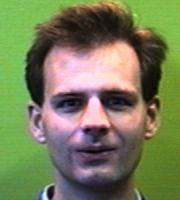
#> input picture db/training/anonym/anonym.10.jpg, 180 x 200 px, found by its file name; its folder holds only this picture in this run
$ python test.py
#> lines starting #> are read from the running program, lines starting #| are printed output that depends on the picture
#import OpenCV module
import cv2
#import os module for reading training data directories and paths
import os
#import numpy to convert python lists to numpy arrays as
#it is needed by OpenCV face recognizers
import numpy as np

#there is no label 0 in our training data so subject name for index/label 0 is empty
subjects=["","anonym","anonym1","anonym2","cwang","doraj"]


##### Prepare training data

# Preparing data step can be further divided into following sub-steps.
#
# 1. Read all the folder names of subjects/persons provided in training data folder. So for example, in this tutorial we have folder names: `s1, s2`.
# 2. For each subject, extract label number. **Do you remember that our folders have a special naming convention?** Folder names follow the format `sLabel` where
#    `Label` is an integer representing the label we have assigned to that subject. So for example, folder name `s1` means that the subject has label 1, s2 means
#     subject label is 2 and so on. The label extracted in this step is assigned to each face detected in the next step.
# 3. Read all the images of the subject, detect face from each image.
# 4. Add each face to faces vector with corresponding subject label (extracted in above step) added to labels vector.

#function to detect face using OpenCV
def detect_face(img):
    #convert the test image to gray image as opencv face detector expects gray images
    gray = cv2.cvtColor(img, cv2.COLOR_BGR2GRAY)

    #load OpenCV face detector, I am using Haar which is accurate
    #there is also a more fast but less accurate LBP classifier
    face_cascade = cv2.CascadeClassifier('C:\\Users\\nic 005\\Downloads\\opencv\\sources\\data\\haarcascades\\haarcascade_frontalface_default.xml')

    #let's detect multiscale (some images may be closer to camera than others) images
    #result is a list of faces
    faces = face_cascade.detectMultiScale(gray, scaleFactor=1.3, minNeighbors=5)

    #if no faces are detected then return original img
    if (len(faces) == 0):
        return None, None

    #under the assumption that there will be only one face,
    #extract the face area
    (x, y, w, h) = faces[0]

    #return only the face part of the image
    return gray[y:y+w, x:x+h], faces[0]


#this function will read all persons' training images, detect face from each image
#and will return two lists of exactly same size, one list
# of faces and another list of labels for each face. Refer to steps given above to understand the steps..
def prepare_training_data(data_folder_path):

    #------STEP-1--------
    #get the directories (one directory for each subject) in data folder
    dirs = os.listdir(data_folder_path)

    #list to hold all subject faces
    faces = []
    #list to hold labels for all subjects
    labels = []
    k=1
    #let's go through each directory and read images within it
    for dir_name in dirs:

        #------STEP-2--------
        #extract label number of subject from dir_name
        #format of dir name = slabel
        #, so removing letter 's' from dir_name will give us label
        label = k

        #build path of directory containin images for current subject subject
        #sample subject_dir_path = "training-data/s1"
        subject_dir_path = data_folder_path + "//" + dir_name

        #get the images names that are inside the given subject directory
        subject_images_names = os.listdir(subject_dir_path)

        #------STEP-3--------
        #go through each image name, read image,
        #detect face and add face to list of faces
        for image_name in subject_images_names:

            #ignore system files like .DS_Store
           # if image_name.startswith("."):
            #    continue

            #build image path
            #sample image path = training-data/s1/1.pgm
            image_path = subject_dir_path + "//" + image_name

            #read image
            image = cv2.imread(image_path)
#> image is the input picture: shape (200, 180, 3); mean B, G, R 88.7, 125.3, 119.6

            #display an image window to show the image
            cv2.imshow("Training on image...", cv2.resize(image, (400, 500)))
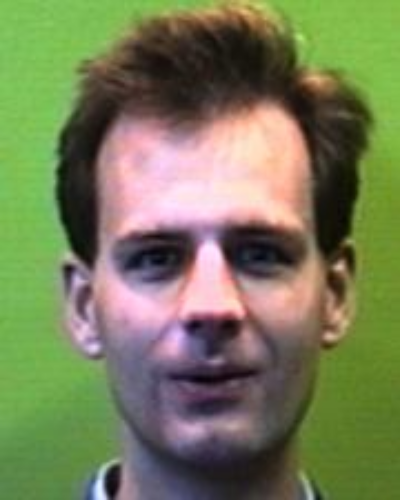
#> window 'Training on image...': shape (500, 400, 3); mean B, G, R 88.5, 125.2, 119.5
            cv2.waitKey(100)

            #detect face
            face, rect = detect_face(image)
#> in detect_face, `gray = cv2.cvtColor(img, cv2.COLOR_BGR2GRAY)`:
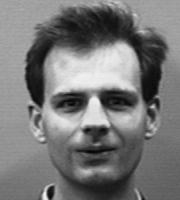
#> gray: shape (200, 180); min 3, max 243, mean 119.4
#> in detect_face, `faces = face_cascade.detectMultiScale(gray, scaleFactor=1.3, minNeighb..`: faces = [[27, 50, 134, 134]]
#> in detect_face, `(x, y, w, h) = faces[0]`: x = 27; y = 50; w = 134
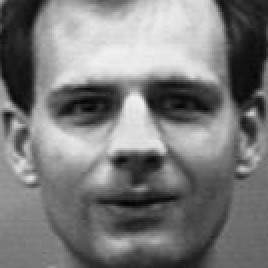
#> face: shape (134, 134) (shown 2 times larger); min 3, max 241, mean 122.4
#> rect = [27, 50, 134, 134]

            #------STEP-4--------
            #for the purpose of this tutorial
            #we will ignore faces that are not detected
            if face is not None:
                #add face to list of faces
                faces.append(face)
                #add label for this face
                labels.append(label)
        k=k+1
    cv2.destroyAllWindows()
    cv2.waitKey(1)
    cv2.destroyAllWindows()

    return faces, labels

#let's first prepare our training data
#data will be in two lists of same size
#one list will contain all the faces
#and other list will contain respective labels for each face
print("Preparing data...")
faces, labels = prepare_training_data("C:\\Users\\nic 005\\Desktop\\face_recognition\\db\\training")
#> faces = 1 item; labels = [1]
print("Data prepared")

#print total faces and labels
print("Total faces: ", len(faces))
#| Total faces:  1
print("Total labels: ", len(labels))
#| Total labels:  1
print(labels)
#| [1]
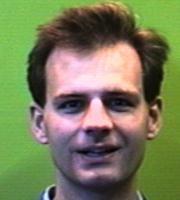
#> input picture db/testing/anonym.20.jpg, 180 x 200 px, found by its file name
#> further down, test_img1 is the input picture: shape (200, 180, 3); mean B, G, R 88.1, 125.3, 119.6


# ### Train Face Recognizer

# As we know, OpenCV comes equipped with three face recognizers.
#
# 1. EigenFace Recognizer: This can be created with 'cv2.face.createEigenFaceRecognizer()'
# 2. FisherFace Recognizer: This can be created with 'cv2.face.createFisherFaceRecognizer()'
# 3. Local Binary Patterns Histogram (LBPH): This can be created with 'cv2.face.LBPHFisherFaceRecognizer()'
#

#create our LBPH face recognizer
face_recognizer = cv2.face.LBPHFaceRecognizer_create()

#train our face recognizer of our training faces
face_recognizer.train(faces, np.array(labels))

#function to draw rectangle on image
#according to given (x, y) coordinates and
#given width and heigh
def draw_rectangle(img, rect):
    (x, y, w, h) = rect
    cv2.rectangle(img, (x, y), (x+w, y+h), (0, 255, 0), 2)

#function to draw text on given image starting from
#passed (x, y) coordinates.
def draw_text(img, text, x, y):
    cv2.putText(img, text, (x, y), cv2.FONT_HERSHEY_PLAIN, 1.5, (0, 255, 0), 2)

def predict(test_img):
    #make a copy of the image as we don't want to chang original image
    img = test_img.copy()
    #detect face from the image
    face, rect = detect_face(img)
#> in detect_face (call 2), `gray = cv2.cvtColor(img, cv2.COLOR_BGR2GRAY)`:
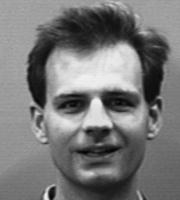
#> gray: shape (200, 180); min 1, max 242, mean 119.4
#> in detect_face (call 2), `faces = face_cascade.detectMultiScale(gray, scaleFactor=1.3, minNeighb..`: faces = [[29, 51, 134, 134]]
#> in detect_face (call 2), `(x, y, w, h) = faces[0]`: x = 29; y = 51
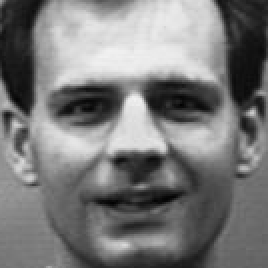
#> face: shape (134, 134) (shown 2 times larger); min 1, max 242, mean 121.4
#> rect = [29, 51, 134, 134]

    #predict the image using our face recognizer
    label, confidence = face_recognizer.predict(face)
#> label = 1; confidence = 36.72
    #get name of respective label returned by face recognizer
#> (the run stopped early here; a loop or call above may not have finished)
